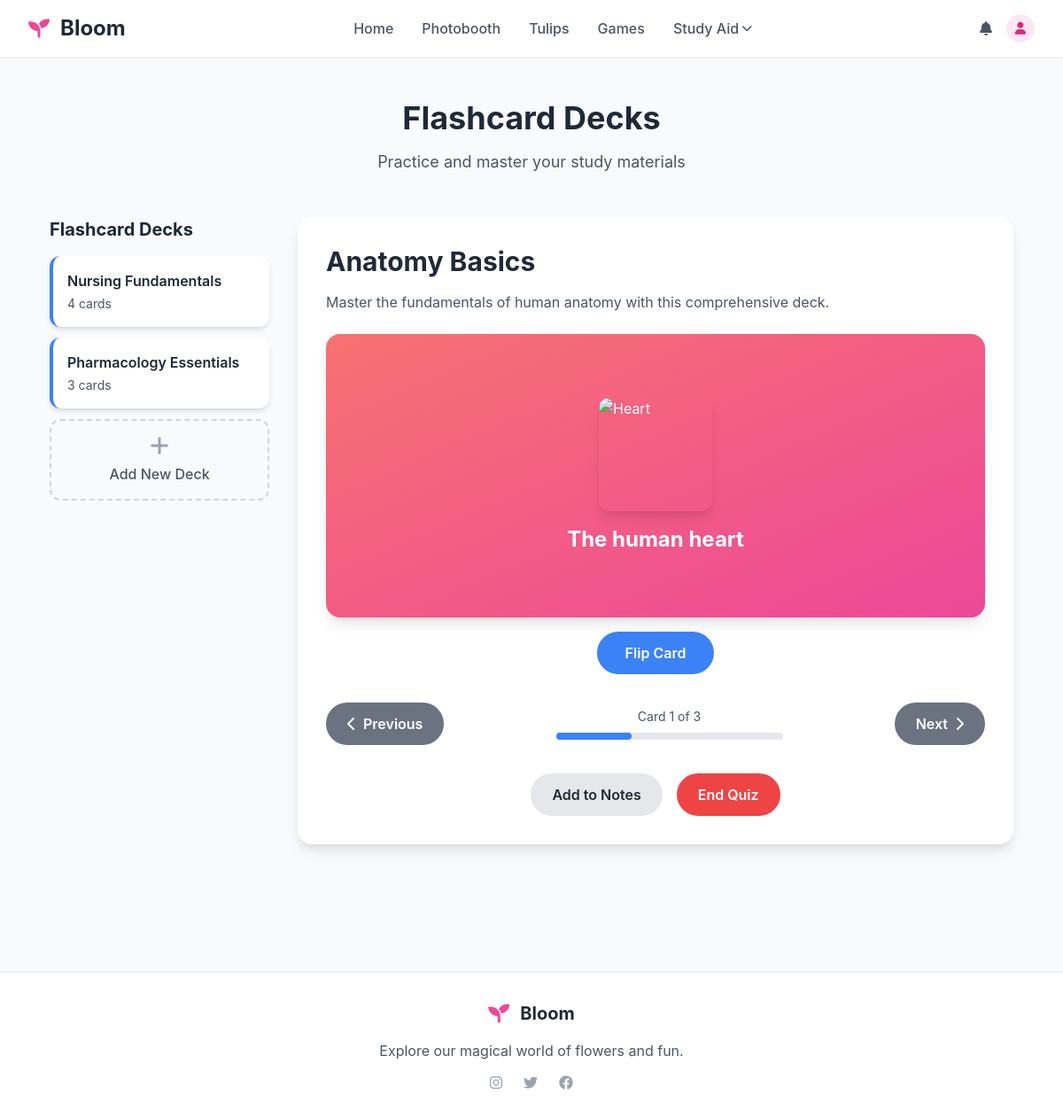
Screenshot of /flashcards/ with the database file from the repository.
### core/models.py (models this page shows, shortened)
class FlashcardDeck(models.Model):
    name = models.CharField(max_length=100)
    description = models.TextField()
    user = models.ForeignKey(User, on_delete=models.CASCADE, null=True, blank=True)
    subject = models.CharField(max_length=50, choices=Note.SUBJECT_CHOICES, blank=True)
    is_public = models.BooleanField(default=False)
    created_at = models.DateTimeField(auto_now_add=True)
    updated_at = models.DateTimeField(auto_now=True)
    class Meta:
        ordering = ['-updated_at']

### core/views.py (the view, shortened to what this page needs)
def flashcards(request):
    decks = FlashcardDeck.objects.all()
    return render(request, 'core/flashcards.html', {'decks': decks})

### templates/core/flashcards.html (shortened to what this page needs)
{% extends 'core/base.html' %}
{% block content %}
<div class="max-w-6xl mx-auto px-4 sm:px-6 lg:px-8 py-12">
    <div class="text-center mb-12">
        <h1 class="text-4xl font-bold text-gray-800 mb-4">Flashcard Decks</h1>
        <p class="text-gray-600 text-lg">Practice and master your study materials</p>
    </div>
    <div class="grid lg:grid-cols-4 gap-8">
        <div class="lg:col-span-1">
            <h2 class="text-xl font-bold text-gray-800 mb-4">Flashcard Decks</h2>
            <div class="space-y-3">
                {% for deck in decks %}
                <button class="deck-btn w-full text-left p-4 rounded-xl bg-white shadow-md hover:shadow-lg transition-all border-l-4 border-blue-500" data-deck-id="{{ deck.id }}">
                    <h3 class="font-semibold text-gray-800">{{ deck.name }}</h3>
                    <p class="text-sm text-gray-600 mt-1">{{ deck.cards.count }} cards</p>
                </button>
                {% endfor %}
                <button class="w-full p-4 rounded-xl border-2 border-dashed border-gray-300 hover:border-blue-400 hover:bg-blue-50 transition-colors text-center">
                    <i class="fas fa-plus text-gray-400 text-2xl mb-2"></i>
                    <div class="text-gray-600 font-medium">Add New Deck</div>
                </button>
            </div>
        </div>
        <div class="lg:col-span-3">
            <div id="deck-info" class="bg-white rounded-2xl p-8 shadow-lg mb-8">
                <h2 id="deck-title" class="text-3xl font-bold text-gray-800 mb-4">Anatomy Basics</h2>
                <p id="deck-description" class="text-gray-600 mb-6">Master the fundamentals of human anatomy with this comprehensive deck.</p>
                <div class="relative mb-8">
                    <div id="flashcard" class="w-full h-80 bg-gradient-to-br from-red-100 to-pink-100 rounded-2xl shadow-lg cursor-pointer perspective-1000">
                        <div class="flashcard-inner w-full h-full relative transform-style-preserve-3d transition-transform duration-600">
                            <div class="flashcard-front absolute inset-0 backface-hidden rounded-2xl p-8 flex flex-col justify-center items-center bg-gradient-to-br from-red-400 to-pink-500 text-white">
                                <div class="mb-4">
                                    <img src="https://images.pexels.com/photos/2378814/pexels-photo-2378814.jpeg" alt="Heart" class="w-32 h-32 object-cover rounded-xl shadow-lg">
                                </div>
                                <h3 id="card-question" class="text-2xl font-bold text-center">The human heart</h3>
                            </div>
                            <div class="flashcard-back absolute inset-0 backface-hidden rounded-2xl p-8 flex items-center justify-center bg-white transform-rotate-y-180">
                                <p id="card-answer" class="text-lg text-gray-800 text-center leading-relaxed">The heart is a muscular organ that pumps blood throughout the body.</p>
                            </div>
                        </div>
                    </div>
                    <div class="text-center mt-4">
                        <button id="flip-card" class="bg-blue-500 text-white px-8 py-3 rounded-full font-semibold hover:bg-blue-600 transition-colors">
                            Flip Card
                        </button>
                    </div>
                </div>
                <div class="flex justify-between items-center">
                    <button id="prev-card" class="bg-gray-500 text-white px-6 py-3 rounded-full font-semibold hover:bg-gray-600 transition-colors disabled:opacity-50 disabled:cursor-not-allowed">
                        <i class="fas fa-chevron-left mr-2"></i>Previous
                    </button>
                    <div class="text-center">
                        <div class="text-sm text-gray-600 mb-2">Card <span id="current-card">1</span> of <span id="total-cards">3</span></div>
                        <div class="w-64 bg-gray-200 rounded-full h-2">
                            <div id="progress-bar" class="bg-blue-500 h-2 rounded-full transition-all duration-300" style="width: 33%"></div>
                        </div>
                    </div>
                    <button id="next-card" class="bg-gray-500 text-white px-6 py-3 rounded-full font-semibold hover:bg-gray-600 transition-colors">
                        Next<i class="fas fa-chevron-right ml-2"></i>
                    </button>
                </div>
                <div class="flex justify-center space-x-4 mt-8">
                    <button id="add-to-notes" class="bg-gray-200 text-gray-800 px-6 py-3 rounded-full font-semibold hover:bg-gray-300 transition-colors">
                        Add to Notes
                    </button>
                    <button id="end-quiz" class="bg-red-500 text-white px-6 py-3 rounded-full font-semibold hover:bg-red-600 transition-colors">
                        End Quiz
                    </button>
                </div>
            </div>
        </div>
    </div>
</div>
{% endblock %}

### templates/core/base.html (style rules this page uses)
body { font-family: -apple-system, BlinkMacSystemFont, 'Segoe UI', system-ui, sans-serif; line-height: 1.5; }

### templates/core/flashcards.html (style rules this page uses)
.perspective-1000 { perspective: 1000px; }
.transform-style-preserve-3d { transform-style: preserve-3d; }
.backface-hidden { backface-visibility: hidden; }
.transform-rotate-y-180 { transform: rotateY(180deg); }

### rows the page displays
FlashcardDeck: name "Nursing Fundamentals", cards.count "4"
FlashcardDeck: name "Pharmacology Essentials", cards.count "3"
